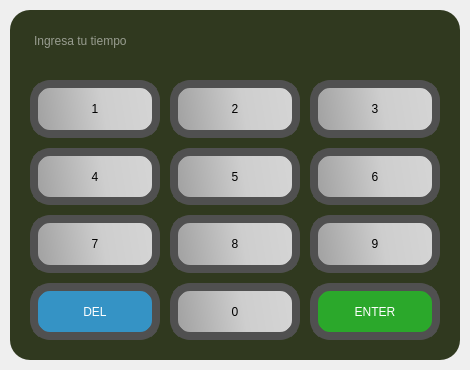
<?xml version="1.0" encoding="UTF-8"?>
<ui version="4.0">
 <class>Form</class>
 <widget class="QWidget" name="Form">
  <property name="geometry">
   <rect>
    <x>0</x>
    <y>0</y>
    <width>470</width>
    <height>370</height>
   </rect>
  </property>
  <property name="windowTitle">
   <string>Form</string>
  </property>
  <property name="styleSheet">
   <string notr="true">background-color:none;</string>
  </property>
  <widget class="QWidget" name="widget_enter_time" native="true">
   <property name="geometry">
    <rect>
     <x>10</x>
     <y>10</y>
     <width>450</width>
     <height>350</height>
    </rect>
   </property>
   <property name="sizePolicy">
    <sizepolicy hsizetype="Expanding" vsizetype="Expanding">
     <horstretch>0</horstretch>
     <verstretch>0</verstretch>
    </sizepolicy>
   </property>
   <property name="minimumSize">
    <size>
     <width>0</width>
     <height>0</height>
    </size>
   </property>
   <property name="styleSheet">
    <string notr="true">background-color: #30391f;
border-radius:20px;</string>
   </property>
   <layout class="QVBoxLayout" name="verticalLayout_7">
    <property name="spacing">
     <number>10</number>
    </property>
    <property name="leftMargin">
     <number>20</number>
    </property>
    <property name="topMargin">
     <number>20</number>
    </property>
    <property name="rightMargin">
     <number>20</number>
    </property>
    <property name="bottomMargin">
     <number>20</number>
    </property>
    <item>
     <widget class="QTextEdit" name="txed_response">
      <property name="maximumSize">
       <size>
        <width>16777215</width>
        <height>40</height>
       </size>
      </property>
      <property name="styleSheet">
       <string notr="true">font: 16pt &quot;Rockwell&quot;;
color:#fff;</string>
      </property>
      <property name="placeholderText">
       <string>Ingresa tu tiempo</string>
      </property>
     </widget>
    </item>
    <item>
     <layout class="QHBoxLayout" name="horizontalLayout_14">
      <item>
       <widget class="QPushButton" name="btn_one1">
        <property name="sizePolicy">
         <sizepolicy hsizetype="Expanding" vsizetype="Expanding">
          <horstretch>0</horstretch>
          <verstretch>0</verstretch>
         </sizepolicy>
        </property>
        <property name="minimumSize">
         <size>
          <width>35</width>
          <height>35</height>
         </size>
        </property>
        <property name="styleSheet">
         <string notr="true">QPushButton {
    border-radius: 20px;
    color: black;
	border: 8px solid rgb(80, 80, 80);	
	font: 87 20pt &quot;Arial Black&quot;;		
	background-color: qlineargradient(spread:pad, x1:0, y1:0.068, x2:1, y2:0, stop:0 rgba(163, 163, 163, 255), stop:0.539326 rgba(206, 206, 206, 255), stop:0.98 rgba(213, 213, 213, 255), stop:1 rgba(0, 0, 0, 0));
}</string>
        </property>
        <property name="text">
         <string>1</string>
        </property>
       </widget>
      </item>
      <item>
       <widget class="QPushButton" name="btn_two1">
        <property name="sizePolicy">
         <sizepolicy hsizetype="Expanding" vsizetype="Expanding">
          <horstretch>0</horstretch>
          <verstretch>0</verstretch>
         </sizepolicy>
        </property>
        <property name="minimumSize">
         <size>
          <width>35</width>
          <height>35</height>
         </size>
        </property>
        <property name="styleSheet">
         <string notr="true">QPushButton {
    border-radius: 20px;
    color: black;
	border: 8px solid rgb(80, 80, 80);	
	font: 87 20pt &quot;Arial Black&quot;;		
	background-color: qlineargradient(spread:pad, x1:0, y1:0.068, x2:1, y2:0, stop:0 rgba(163, 163, 163, 255), stop:0.539326 rgba(206, 206, 206, 255), stop:0.98 rgba(213, 213, 213, 255), stop:1 rgba(0, 0, 0, 0));
}</string>
        </property>
        <property name="text">
         <string>2</string>
        </property>
       </widget>
      </item>
      <item>
       <widget class="QPushButton" name="btn_three1">
        <property name="sizePolicy">
         <sizepolicy hsizetype="Expanding" vsizetype="Expanding">
          <horstretch>0</horstretch>
          <verstretch>0</verstretch>
         </sizepolicy>
        </property>
        <property name="minimumSize">
         <size>
          <width>35</width>
          <height>35</height>
         </size>
        </property>
        <property name="styleSheet">
         <string notr="true">QPushButton {
    border-radius: 20px;
    color: black;
	border: 8px solid rgb(80, 80, 80);	
	font: 87 20pt &quot;Arial Black&quot;;		
	background-color: qlineargradient(spread:pad, x1:0, y1:0.068, x2:1, y2:0, stop:0 rgba(163, 163, 163, 255), stop:0.539326 rgba(206, 206, 206, 255), stop:0.98 rgba(213, 213, 213, 255), stop:1 rgba(0, 0, 0, 0));
}</string>
        </property>
        <property name="text">
         <string>3</string>
        </property>
       </widget>
      </item>
     </layout>
    </item>
    <item>
     <layout class="QHBoxLayout" name="horizontalLayout_5">
      <item>
       <widget class="QPushButton" name="btn_four1">
        <property name="sizePolicy">
         <sizepolicy hsizetype="Expanding" vsizetype="Expanding">
          <horstretch>0</horstretch>
          <verstretch>0</verstretch>
         </sizepolicy>
        </property>
        <property name="minimumSize">
         <size>
          <width>35</width>
          <height>35</height>
         </size>
        </property>
        <property name="styleSheet">
         <string notr="true">QPushButton {
    border-radius: 20px;
    color: black;
	border: 8px solid rgb(80, 80, 80);	
	font: 87 20pt &quot;Arial Black&quot;;		
	background-color: qlineargradient(spread:pad, x1:0, y1:0.068, x2:1, y2:0, stop:0 rgba(163, 163, 163, 255), stop:0.539326 rgba(206, 206, 206, 255), stop:0.98 rgba(213, 213, 213, 255), stop:1 rgba(0, 0, 0, 0));
}</string>
        </property>
        <property name="text">
         <string>4</string>
        </property>
       </widget>
      </item>
      <item>
       <widget class="QPushButton" name="btn_five1">
        <property name="sizePolicy">
         <sizepolicy hsizetype="Expanding" vsizetype="Expanding">
          <horstretch>0</horstretch>
          <verstretch>0</verstretch>
         </sizepolicy>
        </property>
        <property name="minimumSize">
         <size>
          <width>35</width>
          <height>35</height>
         </size>
        </property>
        <property name="styleSheet">
         <string notr="true">QPushButton {
    border-radius: 20px;
    color: black;
	border: 8px solid rgb(80, 80, 80);	
	font: 87 20pt &quot;Arial Black&quot;;		
	background-color: qlineargradient(spread:pad, x1:0, y1:0.068, x2:1, y2:0, stop:0 rgba(163, 163, 163, 255), stop:0.539326 rgba(206, 206, 206, 255), stop:0.98 rgba(213, 213, 213, 255), stop:1 rgba(0, 0, 0, 0));
}</string>
        </property>
        <property name="text">
         <string>5</string>
        </property>
       </widget>
      </item>
      <item>
       <widget class="QPushButton" name="btn_six1">
        <property name="sizePolicy">
         <sizepolicy hsizetype="Expanding" vsizetype="Expanding">
          <horstretch>0</horstretch>
          <verstretch>0</verstretch>
         </sizepolicy>
        </property>
        <property name="minimumSize">
         <size>
          <width>35</width>
          <height>35</height>
         </size>
        </property>
        <property name="styleSheet">
         <string notr="true">QPushButton {
    border-radius: 20px;
    color: black;
	border: 8px solid rgb(80, 80, 80);	
	font: 87 20pt &quot;Arial Black&quot;;		
	background-color: qlineargradient(spread:pad, x1:0, y1:0.068, x2:1, y2:0, stop:0 rgba(163, 163, 163, 255), stop:0.539326 rgba(206, 206, 206, 255), stop:0.98 rgba(213, 213, 213, 255), stop:1 rgba(0, 0, 0, 0));
}</string>
        </property>
        <property name="text">
         <string>6</string>
        </property>
       </widget>
      </item>
     </layout>
    </item>
    <item>
     <layout class="QHBoxLayout" name="horizontalLayout_15">
      <item>
       <widget class="QPushButton" name="btn_seven1">
        <property name="sizePolicy">
         <sizepolicy hsizetype="Expanding" vsizetype="Expanding">
          <horstretch>0</horstretch>
          <verstretch>0</verstretch>
         </sizepolicy>
        </property>
        <property name="minimumSize">
         <size>
          <width>35</width>
          <height>35</height>
         </size>
        </property>
        <property name="styleSheet">
         <string notr="true">QPushButton {
    border-radius: 20px;
    color: black;
	border: 8px solid rgb(80, 80, 80);	
	font: 87 20pt &quot;Arial Black&quot;;		
	background-color: qlineargradient(spread:pad, x1:0, y1:0.068, x2:1, y2:0, stop:0 rgba(163, 163, 163, 255), stop:0.539326 rgba(206, 206, 206, 255), stop:0.98 rgba(213, 213, 213, 255), stop:1 rgba(0, 0, 0, 0));
}</string>
        </property>
        <property name="text">
         <string>7</string>
        </property>
       </widget>
      </item>
      <item>
       <widget class="QPushButton" name="btn_eight1">
        <property name="sizePolicy">
         <sizepolicy hsizetype="Expanding" vsizetype="Expanding">
          <horstretch>0</horstretch>
          <verstretch>0</verstretch>
         </sizepolicy>
        </property>
        <property name="minimumSize">
         <size>
          <width>35</width>
          <height>35</height>
         </size>
        </property>
        <property name="styleSheet">
         <string notr="true">QPushButton {
    border-radius: 20px;
    color: black;
	border: 8px solid rgb(80, 80, 80);	
	font: 87 20pt &quot;Arial Black&quot;;		
	background-color: qlineargradient(spread:pad, x1:0, y1:0.068, x2:1, y2:0, stop:0 rgba(163, 163, 163, 255), stop:0.539326 rgba(206, 206, 206, 255), stop:0.98 rgba(213, 213, 213, 255), stop:1 rgba(0, 0, 0, 0));
}</string>
        </property>
        <property name="text">
         <string>8</string>
        </property>
       </widget>
      </item>
      <item>
       <widget class="QPushButton" name="btn_nine1">
        <property name="sizePolicy">
         <sizepolicy hsizetype="Expanding" vsizetype="Expanding">
          <horstretch>0</horstretch>
          <verstretch>0</verstretch>
         </sizepolicy>
        </property>
        <property name="minimumSize">
         <size>
          <width>35</width>
          <height>35</height>
         </size>
        </property>
        <property name="styleSheet">
         <string notr="true">QPushButton {
    border-radius: 20px;
    color: black;
	border: 8px solid rgb(80, 80, 80);	
	font: 87 20pt &quot;Arial Black&quot;;		
	background-color: qlineargradient(spread:pad, x1:0, y1:0.068, x2:1, y2:0, stop:0 rgba(163, 163, 163, 255), stop:0.539326 rgba(206, 206, 206, 255), stop:0.98 rgba(213, 213, 213, 255), stop:1 rgba(0, 0, 0, 0));
}</string>
        </property>
        <property name="text">
         <string>9</string>
        </property>
       </widget>
      </item>
     </layout>
    </item>
    <item>
     <layout class="QHBoxLayout" name="horizontalLayout_16" stretch="0,0,0">
      <item>
       <widget class="QPushButton" name="btn_del1">
        <property name="sizePolicy">
         <sizepolicy hsizetype="Expanding" vsizetype="Expanding">
          <horstretch>0</horstretch>
          <verstretch>0</verstretch>
         </sizepolicy>
        </property>
        <property name="minimumSize">
         <size>
          <width>35</width>
          <height>35</height>
         </size>
        </property>
        <property name="styleSheet">
         <string notr="true">QPushButton {
    border-radius: 20px;
    color: white;
	border: 8px solid rgb(80, 80, 80);	
	font: 87 16pt &quot;Arial Black&quot;;		
	
	background-color: rgb(53, 147, 197);
}</string>
        </property>
        <property name="text">
         <string>DEL</string>
        </property>
       </widget>
      </item>
      <item>
       <widget class="QPushButton" name="btn_zero1">
        <property name="sizePolicy">
         <sizepolicy hsizetype="Expanding" vsizetype="Expanding">
          <horstretch>0</horstretch>
          <verstretch>0</verstretch>
         </sizepolicy>
        </property>
        <property name="minimumSize">
         <size>
          <width>35</width>
          <height>35</height>
         </size>
        </property>
        <property name="styleSheet">
         <string notr="true">QPushButton {
    border-radius: 20px;
    color: black;
	border: 8px solid rgb(80, 80, 80);	
	font: 87 20pt &quot;Arial Black&quot;;		
	background-color: qlineargradient(spread:pad, x1:0, y1:0.068, x2:1, y2:0, stop:0 rgba(163, 163, 163, 255), stop:0.539326 rgba(206, 206, 206, 255), stop:0.98 rgba(213, 213, 213, 255), stop:1 rgba(0, 0, 0, 0));
}</string>
        </property>
        <property name="text">
         <string>0</string>
        </property>
       </widget>
      </item>
      <item>
       <widget class="QPushButton" name="btn_enter1">
        <property name="sizePolicy">
         <sizepolicy hsizetype="Expanding" vsizetype="Expanding">
          <horstretch>0</horstretch>
          <verstretch>0</verstretch>
         </sizepolicy>
        </property>
        <property name="minimumSize">
         <size>
          <width>35</width>
          <height>35</height>
         </size>
        </property>
        <property name="styleSheet">
         <string notr="true">QPushButton {
    border-radius: 20px;
    color: white;
	border: 8px solid rgb(80, 80, 80);	
	font: 87 16pt &quot;Arial Black&quot;;		
	background-color: rgb(43, 168, 43);
}</string>
        </property>
        <property name="text">
         <string>ENTER</string>
        </property>
       </widget>
      </item>
     </layout>
    </item>
   </layout>
  </widget>
 </widget>
 <resources/>
 <connections/>
</ui>
